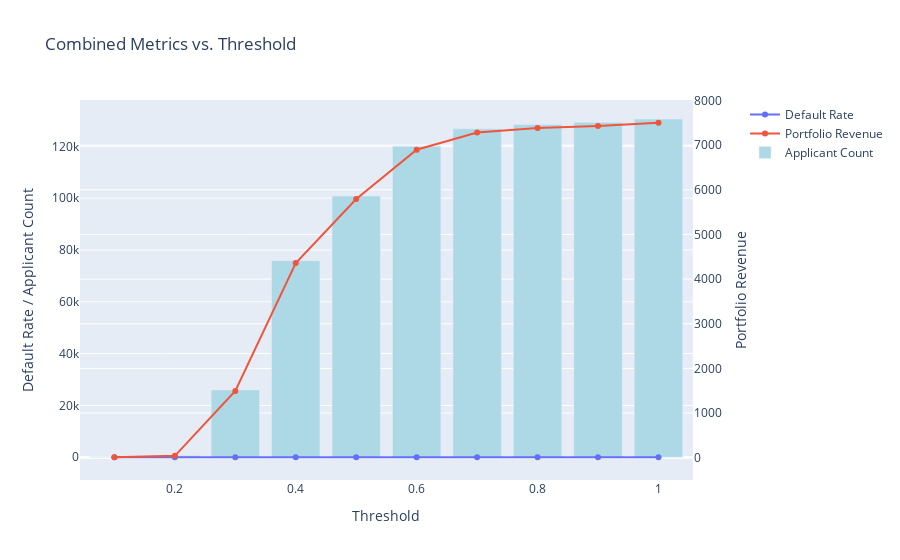

Notebook source saved alongside this figure:
### Code cell
from plotly.subplots import make_subplots

def plot_combined_metrics(df):
    # Create figure with secondary y-axis
    fig = make_subplots(specs=[[{"secondary_y": True}]])

    # Add traces
    fig.add_trace(go.Scatter(x=df['Threshold'], y=df['Default Rate'], name="Default Rate"), secondary_y=False)
    fig.add_trace(go.Scatter(x=df['Threshold'], y=df['Portfolio Revenue'], name="Portfolio Revenue"), secondary_y=True)
    fig.add_trace(go.Bar(x=df['Threshold'], y=df['Applicant Count'], name="Applicant Count", marker_color='lightblue'), secondary_y=False)

    # Add figure title
    fig.update_layout(title_text="Combined Metrics vs. Threshold",
                     height=600)

    # Set x-axis title
    fig.update_xaxes(title_text="Threshold")

    # Set y-axes titles
    fig.update_yaxes(title_text="Default Rate / Applicant Count", secondary_y=False)
    fig.update_yaxes(title_text="Portfolio Revenue", secondary_y=True)

    fig.show()



plot_combined_metrics(results_df)

### Figure 1 — Plotly figure (JSON) as saved in the notebook; plotly's stock layout.template omitted (floating-point values rounded to 4 significant figures)
{"data": [{"name": "Default Rate", "type": "scatter", "x": [0.1, 0.2, 0.3, 0.4, 0.5, 0.6, 0.7, 0.8, 0.9, 1], "xaxis": "x", "y": [0.2169, 0.1107, 0.01096, 0.03872, 0.1125, 0.2011, 0.2359, 0.2454, 0.2498, 0.2562], "yaxis": "y"}, {"name": "Portfolio Revenue", "type": "scatter", "x": [0.1, 0.2, 0.3, 0.4, 0.5, 0.6, 0.7, 0.8, 0.9, 1], "xaxis": "x", "y": [9.538, 41.54, 1494.0, 4360.0, 5793.0, 6897.0, 7284.0, 7383.0, 7428.0, 7502.0], "yaxis": "y2"}, {"marker": {"color": "lightblue"}, "name": "Applicant Count", "type": "bar", "x": [0.1, 0.2, 0.3, 0.4, 0.5, 0.6, 0.7, 0.8, 0.9, 1], "xaxis": "x", "y": [166, 723, 25998, 75876, 100814, 120030, 126757, 128481, 129279, 130563], "yaxis": "y"}], "layout": {"autosize": true, "title": {"text": "Combined Metrics vs. Threshold"}, "xaxis": {"anchor": "y", "autorange": true, "domain": [0, 0.94], "range": [0.04467, 1.055], "title": {"text": "Threshold"}, "type": "linear"}, "yaxis": {"anchor": "x", "autorange": true, "domain": [0, 1], "range": [-10520.0, 138000.0], "title": {"text": "Default Rate / Applicant Count"}, "type": "linear"}, "yaxis2": {"anchor": "x", "autorange": true, "overlaying": "y", "range": [-608.8, 8121.0], "side": "right", "title": {"text": "Portfolio Revenue"}, "type": "linear"}}}
